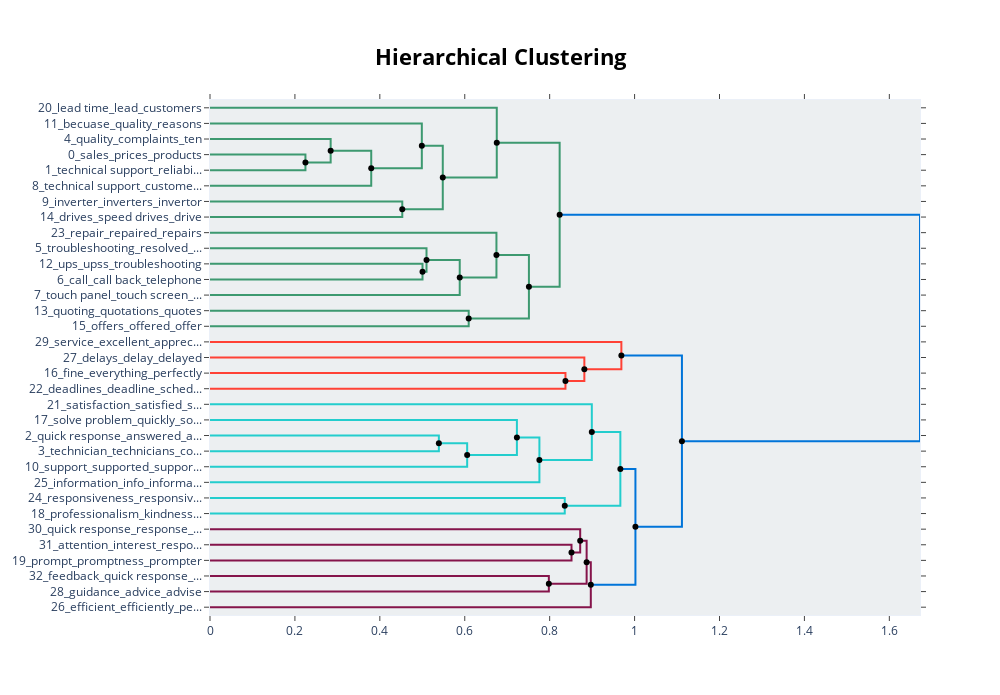

The cell this chart's notebook holds for it:
### Code cell
hierarchical_topics = topic_model.hierarchical_topics(docs)
topic_model.visualize_hierarchy(hierarchical_topics=hierarchical_topics)

### Figure 1 — Plotly figure (JSON) as saved in the notebook; plotly's stock layout.template omitted (floating-point values rounded to 4 significant figures)
{"data": [{"hoverinfo": "text", "marker": {"color": "rgb(61,153,112)"}, "mode": "lines", "text": ["sales_prices_products_delays_customers", "", "", "technical support_reliability_quality_customer service_reliable"], "type": "scatter", "x": [0, 0.2248, 0.2248, 0], "xaxis": "x", "y": [-35, -35, -45, -45], "yaxis": "y"}, {"hoverinfo": "text", "marker": {"color": "rgb(61,153,112)"}, "mode": "lines", "text": ["quality_complaints_ten_issues_products", "", "", "sales_products_prices_customer service_deliveries"], "type": "scatter", "x": [0, 0.2842, 0.2842, 0.2248], "xaxis": "x", "y": [-25, -25, -40, -40], "yaxis": "y"}, {"hoverinfo": "text", "marker": {"color": "rgb(61,153,112)"}, "mode": "lines", "text": ["sales_delivery time_deliveries_customer service_delivery", "", "", "technical support_customers_manufacturers_technical service_sales team"], "type": "scatter", "x": [0.2842, 0.3797, 0.3797, 0], "xaxis": "x", "y": [-32.5, -32.5, -55, -55], "yaxis": "y"}, {"hoverinfo": "text", "marker": {"color": "rgb(61,153,112)"}, "mode": "lines", "text": ["becuase_quality_reasons_sales_reliability", "", "", "customer service_customers_deliveries_customer_reliable"], "type": "scatter", "x": [0, 0.4989, 0.4989, 0.3797], "xaxis": "x", "y": [-15, -15, -43.75, -43.75], "yaxis": "y"}, {"hoverinfo": "text", "marker": {"color": "rgb(61,153,112)"}, "mode": "lines", "text": ["inverter_inverters_invertor_frequency inverters_converters", "", "", "drives_speed drives_drive_technical support_firmware"], "type": "scatter", "x": [0, 0.4529, 0.4529, 0], "xaxis": "x", "y": [-65, -65, -75, -75], "yaxis": "y"}, {"hoverinfo": "text", "marker": {"color": "rgb(61,153,112)"}, "mode": "lines", "text": ["deliveries_customer service_reliable_issues_sales", "", "", "inverter_inverters_frequency inverters_invertor_technical support"], "type": "scatter", "x": [0.4989, 0.5483, 0.5483, 0.4529], "xaxis": "x", "y": [-29.38, -29.38, -70, -70], "yaxis": "y"}, {"hoverinfo": "text", "marker": {"color": "rgb(61,153,112)"}, "mode": "lines", "text": ["lead time_lead_customers_inventory_waiting", "", "", "plc_deliveries_customer service_sales_customers"], "type": "scatter", "x": [0, 0.6754, 0.6754, 0.5483], "xaxis": "x", "y": [-5, -5, -49.69, -49.69], "yaxis": "y"}, {"hoverinfo": "text", "marker": {"color": "rgb(61,153,112)"}, "mode": "lines", "text": ["ups_upss_troubleshooting_warranty_repair", "", "", "call_call back_telephone_call center_calling"], "type": "scatter", "x": [0, 0.5005, 0.5005, 0], "xaxis": "x", "y": [-105, -105, -115, -115], "yaxis": "y"}, {"hoverinfo": "text", "marker": {"color": "rgb(61,153,112)"}, "mode": "lines", "text": ["troubleshooting_resolved_issue_workaround_defective", "", "", "ups_upss_troubleshooting_apc_maintenance"], "type": "scatter", "x": [0, 0.5099, 0.5099, 0.5005], "xaxis": "x", "y": [-95, -95, -110, -110], "yaxis": "y"}, {"hoverinfo": "text", "marker": {"color": "rgb(61,153,112)"}, "mode": "lines", "text": ["ups_upss_troubleshooting_warranty_maintenance", "", "", "touch panel_touch screen_gp2000_panel_screen"], "type": "scatter", "x": [0.5099, 0.5882, 0.5882, 0], "xaxis": "x", "y": [-102.5, -102.5, -125, -125], "yaxis": "y"}, {"hoverinfo": "text", "marker": {"color": "rgb(61,153,112)"}, "mode": "lines", "text": ["repair_repaired_repairs_replacement_warranty", "", "", "touch panel_panel_touch_screen_ups"], "type": "scatter", "x": [0, 0.6746, 0.6746, 0.5882], "xaxis": "x", "y": [-85, -85, -113.8, -113.8], "yaxis": "y"}, {"hoverinfo": "text", "marker": {"color": "rgb(61,153,112)"}, "mode": "lines", "text": ["quoting_quotations_quotes_quotation_quoted", "", "", "offers_offered_offer_receive_received"], "type": "scatter", "x": [0, 0.6093, 0.6093, 0], "xaxis": "x", "y": [-135, -135, -145, -145], "yaxis": "y"}, {"hoverinfo": "text", "marker": {"color": "rgb(61,153,112)"}, "mode": "lines", "text": ["touch panel_ups_gp4000_upss_panel", "", "", "quotations_response time_quotation_quoting_quotes"], "type": "scatter", "x": [0.6746, 0.7511, 0.7511, 0.6093], "xaxis": "x", "y": [-99.38, -99.38, -140, -140], "yaxis": "y"}, {"hoverinfo": "text", "marker": {"color": "rgb(61,153,112)"}, "mode": "lines", "text": ["deliveries_delivery time_customer service_delivery_sales", "", "", "touch panel_gp4000_panel_device_touch"], "type": "scatter", "x": [0.6754, 0.8235, 0.8235, 0.7511], "xaxis": "x", "y": [-27.34, -27.34, -119.7, -119.7], "yaxis": "y"}, {"hoverinfo": "text", "marker": {"color": "rgb(255,65,54)"}, "mode": "lines", "text": ["fine_everything_perfectly_smoothly_usual", "", "", "deadlines_deadline_schedule_commitments_stipulated"], "type": "scatter", "x": [0, 0.8372, 0.8372, 0], "xaxis": "x", "y": [-175, -175, -185, -185], "yaxis": "y"}, {"hoverinfo": "text", "marker": {"color": "rgb(255,65,54)"}, "mode": "lines", "text": ["delays_delay_delayed_timing_waiting", "", "", "deadlines_deadline_schedule_expectations_indifference"], "type": "scatter", "x": [0, 0.8817, 0.8817, 0.8372], "xaxis": "x", "y": [-165, -165, -180, -180], "yaxis": "y"}, {"hoverinfo": "text", "marker": {"color": "rgb(255,65,54)"}, "mode": "lines", "text": ["service_excellent_appreciate_welcome_helpful", "", "", "deadlines_deadline_delays_schedule_expectations"], "type": "scatter", "x": [0, 0.9689, 0.9689, 0.8817], "xaxis": "x", "y": [-155, -155, -172.5, -172.5], "yaxis": "y"}, {"hoverinfo": "text", "marker": {"color": "rgb(35,205,205)"}, "mode": "lines", "text": ["quick response_answered_answers_responses_precise", "", "", "technician_technicians_competent_tech_competence"], "type": "scatter", "x": [0, 0.539, 0.539, 0], "xaxis": "x", "y": [-215, -215, -225, -225], "yaxis": "y"}, {"hoverinfo": "text", "marker": {"color": "rgb(35,205,205)"}, "mode": "lines", "text": ["technical support_technician_technicians_technical_quick response", "", "", "support_supported_supporters_competent_successful"], "type": "scatter", "x": [0.539, 0.6057, 0.6057, 0], "xaxis": "x", "y": [-220, -220, -235, -235], "yaxis": "y"}, {"hoverinfo": "text", "marker": {"color": "rgb(35,205,205)"}, "mode": "lines", "text": ["solve problem_quickly_solving_solve_solutions", "", "", "technical support_technicians_technician_knowledgeable_technical"], "type": "scatter", "x": [0, 0.7228, 0.7228, 0.6057], "xaxis": "x", "y": [-205, -205, -227.5, -227.5], "yaxis": "y"}, {"hoverinfo": "text", "marker": {"color": "rgb(35,205,205)"}, "mode": "lines", "text": ["technicians_technician_technical support_tech_technical", "", "", "information_info_informative_detail_obtained"], "type": "scatter", "x": [0.7228, 0.7758, 0.7758, 0], "xaxis": "x", "y": [-216.2, -216.2, -245, -245], "yaxis": "y"}, {"hoverinfo": "text", "marker": {"color": "rgb(35,205,205)"}, "mode": "lines", "text": ["satisfaction_satisfied_satisfy_satisfying_overall", "", "", "technician_technicians_technical support_tech_technical"], "type": "scatter", "x": [0, 0.8993, 0.8993, 0.7758], "xaxis": "x", "y": [-195, -195, -230.6, -230.6], "yaxis": "y"}, {"hoverinfo": "text", "marker": {"color": "rgb(35,205,205)"}, "mode": "lines", "text": ["responsiveness_responsive_flexible_quality_availability", "", "", "professionalism_kindness_friendliness_competence_professional"], "type": "scatter", "x": [0, 0.8355, 0.8355, 0], "xaxis": "x", "y": [-255, -255, -265, -265], "yaxis": "y"}, {"hoverinfo": "text", "marker": {"color": "rgb(35,205,205)"}, "mode": "lines", "text": ["technician_technicians_responses_staff_technical support", "", "", "professionalism_kindness_competence_professional_skills"], "type": "scatter", "x": [0.8993, 0.9665, 0.9665, 0.8355], "xaxis": "x", "y": [-212.8, -212.8, -260, -260], "yaxis": "y"}, {"hoverinfo": "text", "marker": {"color": "rgb(133,20,75)"}, "mode": "lines", "text": ["attention_interest_responses_brain_relevance", "", "", "prompt_promptness_prompter_response_responses"], "type": "scatter", "x": [0, 0.8514, 0.8514, 0], "xaxis": "x", "y": [-285, -285, -295, -295], "yaxis": "y"}, {"hoverinfo": "text", "marker": {"color": "rgb(133,20,75)"}, "mode": "lines", "text": ["quick response_response_quick_reply_easy", "", "", "prompt_promptness_prompter_response_responses"], "type": "scatter", "x": [0, 0.8719, 0.8719, 0.8514], "xaxis": "x", "y": [-275, -275, -290, -290], "yaxis": "y"}, {"hoverinfo": "text", "marker": {"color": "rgb(133,20,75)"}, "mode": "lines", "text": ["feedback_quick response_response_respond_slow", "", "", "guidance_advice_advise_competent_guidelines"], "type": "scatter", "x": [0, 0.798, 0.798, 0], "xaxis": "x", "y": [-305, -305, -315, -315], "yaxis": "y"}, {"hoverinfo": "text", "marker": {"color": "rgb(133,20,75)"}, "mode": "lines", "text": ["quick response_response_responses_quick_attention", "", "", "advice_guidance_advise_tips_competent"], "type": "scatter", "x": [0.8719, 0.8871, 0.8871, 0.798], "xaxis": "x", "y": [-282.5, -282.5, -310, -310], "yaxis": "y"}, {"hoverinfo": "text", "marker": {"color": "rgb(133,20,75)"}, "mode": "lines", "text": ["responses_response_promptness_quick response_attention", "", "", "efficient_efficiently_performance_fast_quickly"], "type": "scatter", "x": [0.8871, 0.8969, 0.8969, 0], "xaxis": "x", "y": [-296.2, -296.2, -325, -325], "yaxis": "y"}, {"hoverinfo": "text", "marker": {"color": "rgb(0,116,217)"}, "mode": "lines", "text": ["competent_competence_quick response_response_answers", "", "", "quick response_responses_response_attention_quickly"], "type": "scatter", "x": [0.9665, 1.002, 1.002, 0.8969], "xaxis": "x", "y": [-236.4, -236.4, -310.6, -310.6], "yaxis": "y"}, {"hoverinfo": "text", "marker": {"color": "rgb(0,116,217)"}, "mode": "lines", "text": ["deadlines_deadline_delays_proposal_delay", "", "", "technician_technicians_tech_technical_technical support"], "type": "scatter", "x": [0.9689, 1.111, 1.111, 1.002], "xaxis": "x", "y": [-163.8, -163.8, -273.5, -273.5], "yaxis": "y"}, {"hoverinfo": "text", "marker": {"color": "rgb(0,116,217)"}, "mode": "lines", "text": ["customers_customer_contact_service_plc", "", "", "quick response_answers_explained_response_answered"], "type": "scatter", "x": [0.8235, 1.672, 1.672, 1.111], "xaxis": "x", "y": [-73.52, -73.52, -218.6, -218.6], "yaxis": "y"}, {"hoverinfo": "text", "hovertext": ["sales_delivery time_deliveries_customer service_delivery", "deliveries_customer service_reliable_issues_sales", "ups_upss_troubleshooting_warranty_maintenance", "touch panel_ups_gp4000_upss_panel", "deliveries_delivery time_customer service_delivery_sales", "technical support_technician_technicians_technical_quick response", "technicians_technician_technical support_tech_technical", "technician_technicians_responses_staff_technical support", "quick response_response_responses_quick_attention", "responses_response_promptness_quick response_attention", "competent_competence_quick response_response_answers", "deadlines_deadline_delays_proposal_delay", "customers_customer_contact_service_plc"], "marker": {"color": "black"}, "mode": "markers", "showlegend": false, "type": "scatter", "x": [0.2842, 0.4989, 0.5099, 0.6746, 0.6754, 0.539, 0.7228, 0.8993, 0.8719, 0.8871, 0.9665, 0.9689, 0.8235], "y": [-32.5, -29.38, -102.5, -99.38, -27.34, -220, -216.2, -212.8, -282.5, -296.2, -236.4, -163.8, -73.52]}, {"hoverinfo": "text", "hovertext": ["sales_products_prices_customer service_deliveries", "customer service_customers_deliveries_customer_reliable", "inverter_inverters_frequency inverters_invertor_technical support", "plc_deliveries_customer service_sales_customers", "ups_upss_troubleshooting_apc_maintenance", "touch panel_panel_touch_screen_ups", "quotations_response time_quotation_quoting_quotes", "touch panel_gp4000_panel_device_touch", "deadlines_deadline_schedule_expectations_indifference", "deadlines_deadline_delays_schedule_expectations", "technical support_technicians_technician_knowledgeable_technical", "technician_technicians_technical support_tech_technical", "professionalism_kindness_competence_professional_skills", "prompt_promptness_prompter_response_responses", "advice_guidance_advise_tips_competent", "quick response_responses_response_attention_quickly", "technician_technicians_tech_technical_technical support", "quick response_answers_explained_response_answered"], "marker": {"color": "black"}, "mode": "markers", "showlegend": false, "type": "scatter", "x": [0.2248, 0.3797, 0.4529, 0.5483, 0.5005, 0.5882, 0.6093, 0.7511, 0.8372, 0.8817, 0.6057, 0.7758, 0.8355, 0.8514, 0.798, 0.8969, 1.002, 1.111], "y": [-40, -43.75, -70, -49.69, -110, -113.8, -140, -119.7, -180, -172.5, -227.5, -230.6, -260, -290, -310, -310.6, -273.5, -218.6]}], "layout": {"autosize": false, "height": 695, "hoverlabel": {"bgcolor": "white", "font": {"family": "Rockwell", "size": 16}}, "hovermode": "closest", "plot_bgcolor": "#ECEFF1", "showlegend": false, "title": {"font": {"color": "Black", "size": 22}, "text": "<b>Hierarchical Clustering</b>", "x": 0.5, "xanchor": "center", "yanchor": "top"}, "width": 1000, "xaxis": {"mirror": "allticks", "rangemode": "tozero", "showgrid": false, "showline": true, "showticklabels": true, "ticks": "outside", "type": "linear", "zeroline": false}, "yaxis": {"mirror": "allticks", "range": [-330, 0], "rangemode": "tozero", "showgrid": false, "showline": true, "showticklabels": true, "tickmode": "array", "ticks": "outside", "ticktext": ["20_lead time_lead_customers", "11_becuase_quality_reasons", "4_quality_complaints_ten", "0_sales_prices_products", "1_technical support_reliabi...", "8_technical support_custome...", "9_inverter_inverters_invertor", "14_drives_speed drives_drive", "23_repair_repaired_repairs", "5_troubleshooting_resolved_...", "12_ups_upss_troubleshooting", "6_call_call back_telephone", "7_touch panel_touch screen_...", "13_quoting_quotations_quotes", "15_offers_offered_offer", "29_service_excellent_apprec...", "27_delays_delay_delayed", "16_fine_everything_perfectly", "22_deadlines_deadline_sched...", "21_satisfaction_satisfied_s...", "17_solve problem_quickly_so...", "2_quick response_answered_a...", "3_technician_technicians_co...", "10_support_supported_suppor...", "25_information_info_informa...", "24_responsiveness_responsiv...", "18_professionalism_kindness...", "30_quick response_response_...", "31_attention_interest_respo...", "19_prompt_promptness_prompter", "32_feedback_quick response_...", "28_guidance_advice_advise", "26_efficient_efficiently_pe..."], "tickvals": [-5, -15, -25, -35, -45, -55, -65, -75, -85, -95, -105, -115, -125, -135, -145, -155, -165, -175, -185, -195, -205, -215, -225, -235, -245, -255, -265, -275, -285, -295, -305, -315, -325], "type": "linear", "zeroline": false}}}
